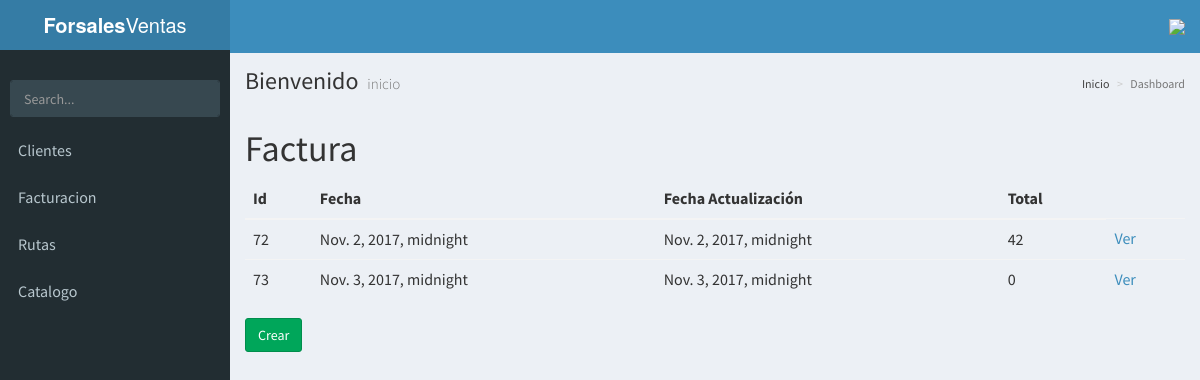
Page /factura/ on the committed database.
### facturacion/models.py (models this page shows)
class factura(models.Model):
	fecha_creacion = models.DateTimeField(default=datetime.datetime.now())
	factualizacion = models.DateTimeField(default=datetime.datetime.now())
	valor_total = models.IntegerField(default=0)
	cliente = models.ForeignKey(cliente)

### facturacion/views.py (the view)
# urls.py: url(r'^factura/$', FacturaList.as_view(), name="factura"),
class FacturaList(AjaxableResponseMixin,ListView):
	model = factura
	template_name = 'factura/listar.html'
	fields = "__all__"
	success_url = reverse_lazy('listar_factura')
	def get_context_data(self,**kwargs):
		context = super(FacturaList, self).get_context_data(**kwargs)
		return context

### facturacion/templates/factura/listar.html
{% extends 'AdminLTE/index.html' %}
{% block content %}
	<h1>Factura</h1>
	<table class="table">
		<thead>
			<tr>
				<th>Id</th>
				<th>Fecha</th>
				<th>Fecha Actualización</th>
				<th>Total</th>
			</tr>
		</thead>
		<tbody>
			{% for factura in object_list %}
				<tr>
					<td>{{ factura.pk }}</td>
					<td>{{ factura.fecha_creacion }}</td>
					<td>{{ factura.factualizacion }}</td>
					<td>{{ factura.valor_total }}</td>
					<td><a href="{% url 'ver_factura_detalle' factura.pk %}">Ver</a></td>
				</tr>
			{% empty %}
				<tr>
					<td>Sin factura</td>
				</tr>
			{% endfor %}
		</tbody>
	</table>
	<a class="btn btn-success" href="{% url 'facturacion' %}">Crear</a>
{% endblock content %}

### base/templates/AdminLTE/index.html (style rules this page uses)
html, body { font-size: 16px !important; }

### rows in the picture
factura: pk "72", fecha_creacion "Nov. 2, 2017, midnight", factualizacion "Nov. 2, 2017, midnight", valor_total "42"
factura: pk "73", fecha_creacion "Nov. 3, 2017, midnight", factualizacion "Nov. 3, 2017, midnight", valor_total "0"
